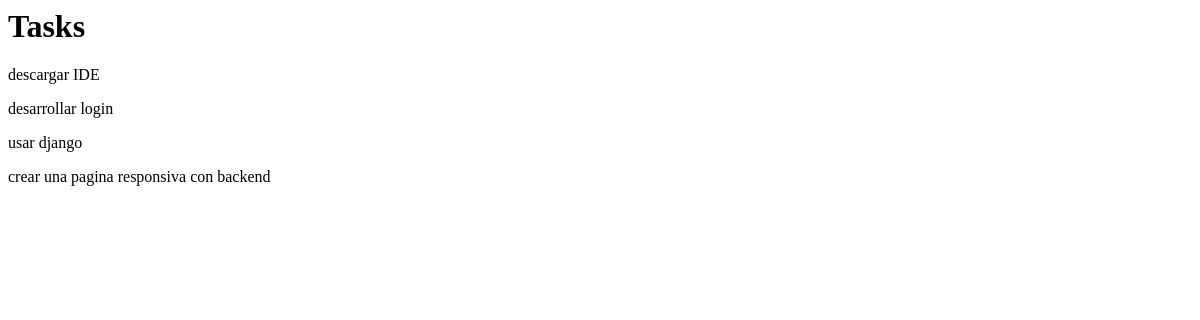
/tasks/, run on an earlier commit of the app's database.
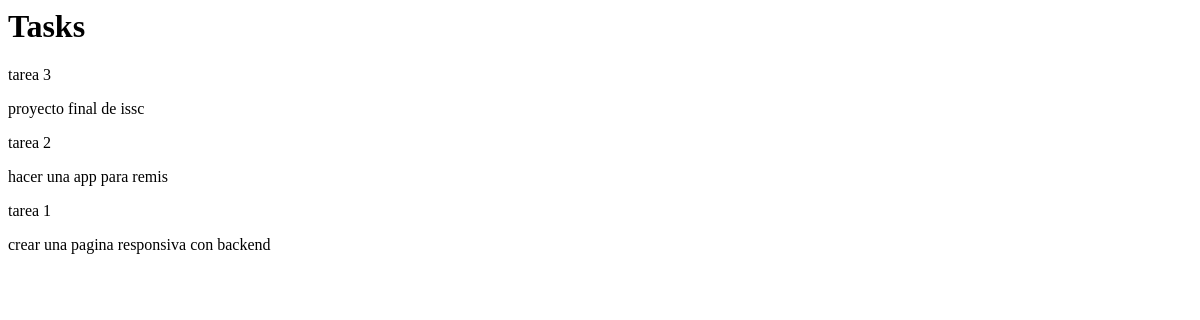
And on a later commit of the database.
### myapp/models.py (models this page shows, shortened)
class Tasks(models.Model):
    title= models.CharField(max_length=200)
    description=models.TextField()
    project=models.ForeignKey(Project, on_delete=models.CASCADE)

### myapp/views.py (the view)
# urls.py: path('tasks/', views.task),
def task (request):
    tasks= Tasks.objects.all()
    return render (request, 'tasks.html', {
        'tasks': tasks
    })

### myapp/templates/tasks.html
<h1>Tasks</h1>
{% for task in tasks %}
<div>
    <p>{{task.title}}</p>
    <p>{{task.description}}</p>
</div>
{% endfor %}

What changed in the data, as far as the page shows it:
changed Tasks: title "descargar IDE" → "tarea 3"; description (not shown) → "proyecto final de issc"
changed Tasks: title "desarrollar login" → "tarea 2"; description (not shown) → "hacer una app para remis"
changed Tasks "crear una pagina responsiva con backend": title "usar django" → "tarea 1"
